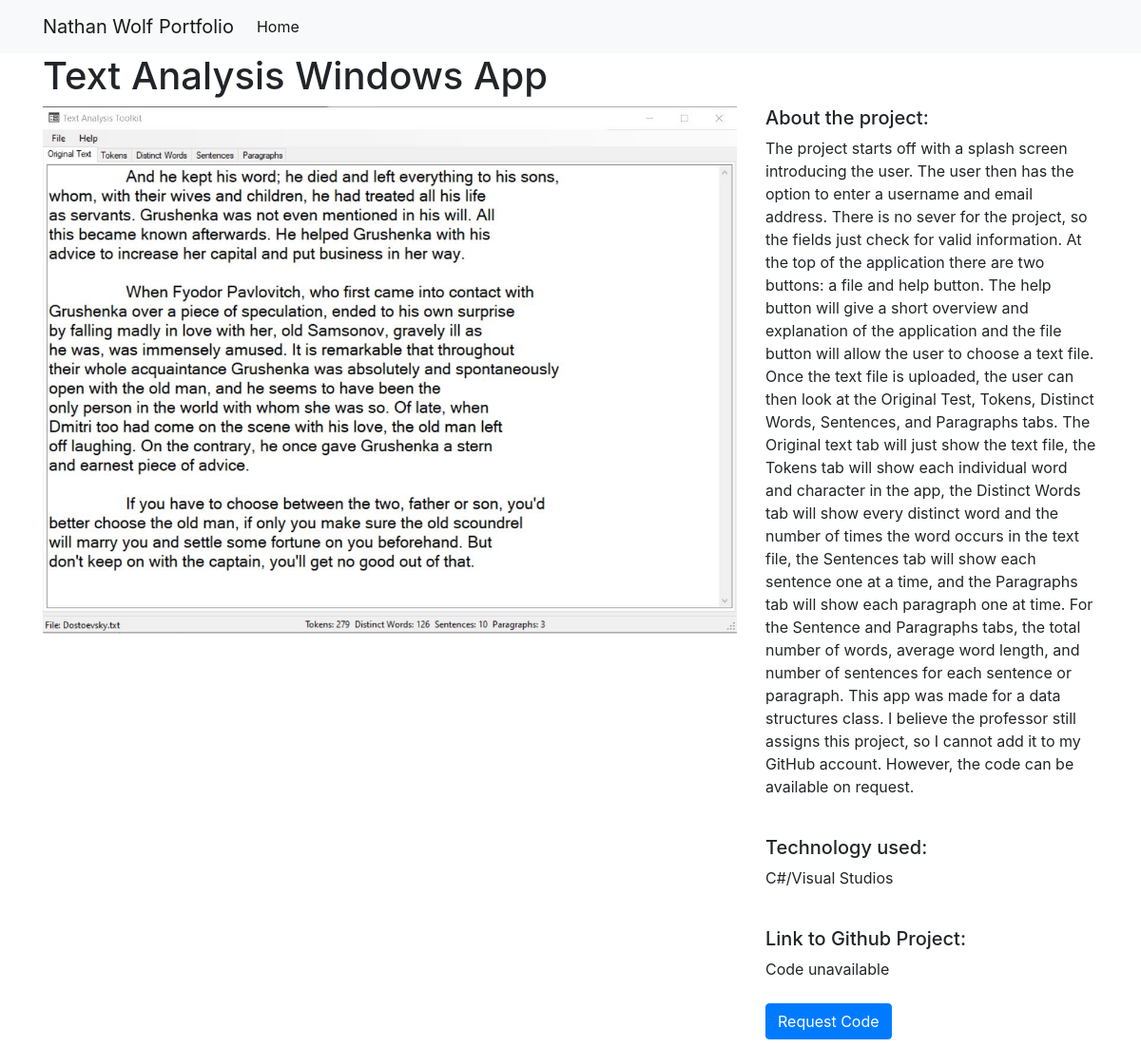
/1/, run on the app's committed database.
### projects/models.py (models this page shows)
class Project(models.Model):
    title = models.CharField(max_length=100)
    description = models.TextField()
    short_description = models.TextField(default='')
    technology = models.CharField(max_length=20)
    image = models.ImageField(upload_to='images/')
    link = models.URLField(max_length=200,default='')
    code = models.BooleanField(default=True)

### projects/views.py (the view)
# urls.py: path("<int:pk>/",views.project_detail, name="project_detail"),
def project_detail(request,pk):
    project = Project.objects.get(pk=pk)
    context = {
        'project':project
    }
    return render(request, 'project_detail.html', context)

### projects/templates/project_detail.html
{% extends "base.html" %}
{% load static %}
{% block page_content %}
<h1>{{ project.title }}</h1>
<div class="row">
    <div class="col-md-8">
        <img src="{{ project.image.url}}" alt="" width="100%">
    </div>
    <div class="col-md-4">
        <h5>About the project:</h5>
        <p>{{ project.description }}</p>
        <br>
        <h5>Technology used:</h5>
        <p>{{ project.technology }}</p>
        <br>
        <h5>Link to Github Project:</h5>
        {% if project.code  %}
          <a href="{{ project.link }}" class="btn btn-secondary my-2">Github Project Link!</a>
        {% else %}
          <p>Code unavailable </p>
          <a href="mailto:nwolf1840@gmail.com" class="btn btn-primary my-2">Request Code</a>
        {% endif %}
    </div>
</div>
{% endblock %}

### data on the page
Project: title "Text Analysis Windows App", image (picture), description "The project starts off with a splash screen introducing the user. The user then has the option to enter a username and email address. There is no sever for the project, so the fields just check for valid information. At the top of the application there are two buttons: a file and help button. The help button will give a short overview and explanation of the application and the file button will allow the user to choose a text file. Once the text file is uploaded, the user can then look at the Original Test, Tokens, Distinct Words, Sentences, and Paragraphs tabs. The Original text tab will just show the text file, the Tokens tab will show each individual word and character in the app, the…", technology "C#/Visual Studios"
